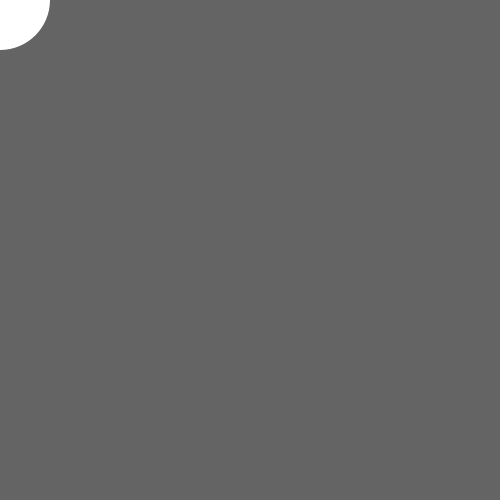
Frame 1 (no input)
Frame 60 (the mouse pressed at the canvas centre just before this capture): identical to frame 1, image omitted
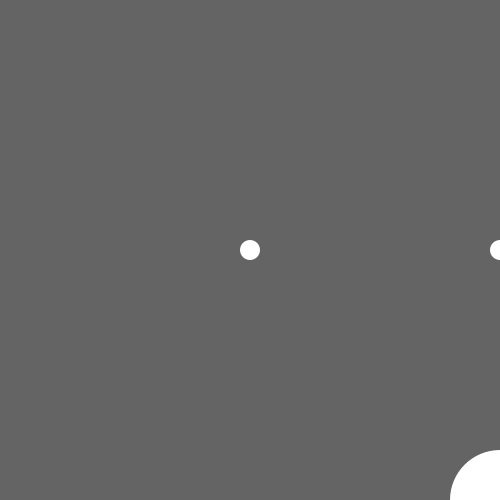
Frame 120 (the mouse held since frame 60 and released just before this capture)

The Processing sketch that drew these frames (run headless with seeded random() and noise(); from frame 60 on, the mouse is pressed at the canvas centre):

// Processing sketch: sketch_23_1
// ── sketch_23_1.pde

//cant put commands in this top section but can place variables
void setup() {
  size(500, 500); 
  smooth(); 
  noStroke();
}
void draw() {
  background(100);
  ellipse(mouseX * 2, mouseY * 2, 100, 100);
  ellipse(mouseX, mouseY, 20, 20);
  ellipse(mouseX * 2, mouseY, 20, 20);
  rect(width-mouseX, mouseY * 2, 50,50);
}
